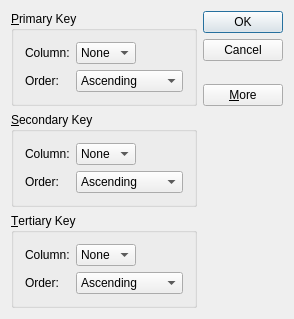
<?xml version="1.0" encoding="UTF-8"?>
<ui version="4.0">
 <class>SortDialogClass</class>
 <widget class="QDialog" name="SortDialogClass">
  <property name="geometry">
   <rect>
    <x>0</x>
    <y>0</y>
    <width>294</width>
    <height>295</height>
   </rect>
  </property>
  <property name="windowTitle">
   <string>Sort</string>
  </property>
  <layout class="QGridLayout" name="gridLayout_4">
   <item row="0" column="0">
    <widget class="QGroupBox" name="primaryGroupBox">
     <property name="title">
      <string>&amp;Primary Key</string>
     </property>
     <layout class="QGridLayout" name="gridLayout">
      <item row="0" column="0">
       <widget class="QLabel" name="label">
        <property name="text">
         <string>Column:</string>
        </property>
       </widget>
      </item>
      <item row="0" column="1">
       <widget class="QComboBox" name="primaryColumnCombo">
        <property name="currentText">
         <string>None</string>
        </property>
        <item>
         <property name="text">
          <string>None</string>
         </property>
        </item>
       </widget>
      </item>
      <item row="0" column="2">
       <spacer name="horizontalSpacer">
        <property name="orientation">
         <enum>Qt::Horizontal</enum>
        </property>
        <property name="sizeHint" stdset="0">
         <size>
          <width>40</width>
          <height>20</height>
         </size>
        </property>
       </spacer>
      </item>
      <item row="1" column="0">
       <widget class="QLabel" name="label_2">
        <property name="text">
         <string>Order:</string>
        </property>
       </widget>
      </item>
      <item row="1" column="1" colspan="2">
       <widget class="QComboBox" name="comboBox_2">
        <item>
         <property name="text">
          <string>Ascending</string>
         </property>
        </item>
        <item>
         <property name="text">
          <string>Descending</string>
         </property>
        </item>
       </widget>
      </item>
     </layout>
    </widget>
   </item>
   <item row="0" column="1" rowspan="2">
    <layout class="QVBoxLayout" name="verticalLayout">
     <item>
      <widget class="QPushButton" name="okButton">
       <property name="text">
        <string>OK</string>
       </property>
       <property name="default">
        <bool>true</bool>
       </property>
      </widget>
     </item>
     <item>
      <widget class="QPushButton" name="cancelButton">
       <property name="text">
        <string>Cancel</string>
       </property>
      </widget>
     </item>
     <item>
      <spacer name="verticalSpacer_3">
       <property name="orientation">
        <enum>Qt::Vertical</enum>
       </property>
       <property name="sizeHint" stdset="0">
        <size>
         <width>20</width>
         <height>40</height>
        </size>
       </property>
      </spacer>
     </item>
     <item>
      <spacer name="verticalSpacer">
       <property name="orientation">
        <enum>Qt::Vertical</enum>
       </property>
       <property name="sizeHint" stdset="0">
        <size>
         <width>20</width>
         <height>40</height>
        </size>
       </property>
      </spacer>
     </item>
     <item>
      <widget class="QPushButton" name="moreButton">
       <property name="text">
        <string>&amp;More</string>
       </property>
       <property name="checkable">
        <bool>true</bool>
       </property>
      </widget>
     </item>
    </layout>
   </item>
   <item row="1" column="0">
    <spacer name="verticalSpacer_2">
     <property name="orientation">
      <enum>Qt::Vertical</enum>
     </property>
     <property name="sizeHint" stdset="0">
      <size>
       <width>20</width>
       <height>0</height>
      </size>
     </property>
    </spacer>
   </item>
   <item row="2" column="0">
    <widget class="QGroupBox" name="SecondaryGroupBox">
     <property name="title">
      <string>&amp;Secondary Key</string>
     </property>
     <layout class="QGridLayout" name="gridLayout_2">
      <item row="0" column="0">
       <widget class="QLabel" name="label_3">
        <property name="text">
         <string>Column:</string>
        </property>
       </widget>
      </item>
      <item row="0" column="1">
       <widget class="QComboBox" name="secondarColumnCombo">
        <property name="currentText">
         <string>None</string>
        </property>
        <item>
         <property name="text">
          <string>None</string>
         </property>
        </item>
       </widget>
      </item>
      <item row="0" column="2">
       <spacer name="horizontalSpacer_2">
        <property name="orientation">
         <enum>Qt::Horizontal</enum>
        </property>
        <property name="sizeHint" stdset="0">
         <size>
          <width>40</width>
          <height>20</height>
         </size>
        </property>
       </spacer>
      </item>
      <item row="1" column="0">
       <widget class="QLabel" name="label_4">
        <property name="text">
         <string>Order:</string>
        </property>
       </widget>
      </item>
      <item row="1" column="1" colspan="2">
       <widget class="QComboBox" name="comboBox_4">
        <item>
         <property name="text">
          <string>Ascending</string>
         </property>
        </item>
        <item>
         <property name="text">
          <string>Descending</string>
         </property>
        </item>
       </widget>
      </item>
     </layout>
    </widget>
   </item>
   <item row="3" column="0">
    <widget class="QGroupBox" name="TertiaryGroupBox">
     <property name="title">
      <string>&amp;Tertiary Key</string>
     </property>
     <layout class="QGridLayout" name="gridLayout_3">
      <item row="0" column="0">
       <widget class="QLabel" name="label_5">
        <property name="text">
         <string>Column:</string>
        </property>
       </widget>
      </item>
      <item row="0" column="1">
       <widget class="QComboBox" name="tertiaryColumnCombo">
        <property name="currentText">
         <string>None</string>
        </property>
        <item>
         <property name="text">
          <string>None</string>
         </property>
        </item>
       </widget>
      </item>
      <item row="0" column="2">
       <spacer name="horizontalSpacer_3">
        <property name="orientation">
         <enum>Qt::Horizontal</enum>
        </property>
        <property name="sizeHint" stdset="0">
         <size>
          <width>40</width>
          <height>20</height>
         </size>
        </property>
       </spacer>
      </item>
      <item row="1" column="0">
       <widget class="QLabel" name="label_6">
        <property name="text">
         <string>Order:</string>
        </property>
       </widget>
      </item>
      <item row="1" column="1" colspan="2">
       <widget class="QComboBox" name="comboBox_6">
        <item>
         <property name="text">
          <string>Ascending</string>
         </property>
        </item>
        <item>
         <property name="text">
          <string>Descending</string>
         </property>
        </item>
       </widget>
      </item>
     </layout>
    </widget>
   </item>
  </layout>
 </widget>
 <layoutdefault spacing="6" margin="11"/>
 <resources>
  <include location="sortdialog.qrc"/>
 </resources>
 <connections>
  <connection>
   <sender>okButton</sender>
   <signal>clicked()</signal>
   <receiver>SortDialogClass</receiver>
   <slot>accept()</slot>
   <hints>
    <hint type="sourcelabel">
     <x>243</x>
     <y>26</y>
    </hint>
    <hint type="destinationlabel">
     <x>315</x>
     <y>21</y>
    </hint>
   </hints>
  </connection>
  <connection>
   <sender>cancelButton</sender>
   <signal>clicked()</signal>
   <receiver>SortDialogClass</receiver>
   <slot>reject()</slot>
   <hints>
    <hint type="sourcelabel">
     <x>236</x>
     <y>52</y>
    </hint>
    <hint type="destinationlabel">
     <x>245</x>
     <y>82</y>
    </hint>
   </hints>
  </connection>
  <connection>
   <sender>moreButton</sender>
   <signal>toggled(bool)</signal>
   <receiver>SecondaryGroupBox</receiver>
   <slot>setVisible(bool)</slot>
   <hints>
    <hint type="sourcelabel">
     <x>226</x>
     <y>164</y>
    </hint>
    <hint type="destinationlabel">
     <x>177</x>
     <y>142</y>
    </hint>
   </hints>
  </connection>
  <connection>
   <sender>moreButton</sender>
   <signal>toggled(bool)</signal>
   <receiver>TertiaryGroupBox</receiver>
   <slot>setVisible(bool)</slot>
   <hints>
    <hint type="sourcelabel">
     <x>253</x>
     <y>170</y>
    </hint>
    <hint type="destinationlabel">
     <x>200</x>
     <y>215</y>
    </hint>
   </hints>
  </connection>
 </connections>
</ui>
